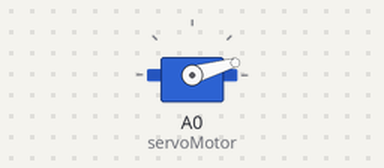
The sketch below on a simulated Arduino Uno, built with avr-gcc and run on an emulated ATmega328P. Parts: servo.

Above: at 0.05 s.
At 2.2 s:
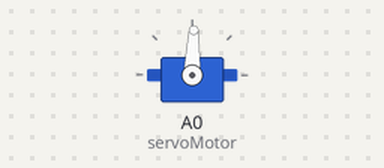
At 4.35 s:
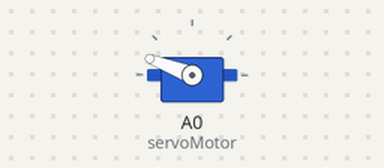
At 8.65 s:
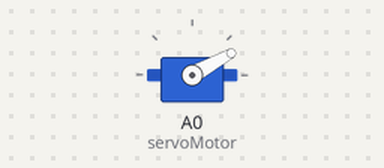
Timing chart, 0 to 11.8 s (numbered marks = the images above):
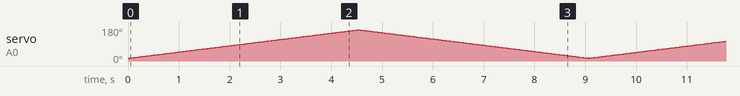

The sketch:

servo-motor.ino
```cpp
#include <Servo.h>

Servo servoMotor;

void setup() {
  servoMotor.attach(A0);
}

void loop() {
  for(int i=15;i<=165;i++){
    servoMotor.write(i);
    delay(30);
  }

  for(int i=165;i>15;i--){
    servoMotor.write(i);
    delay(30);
  }
}
```
